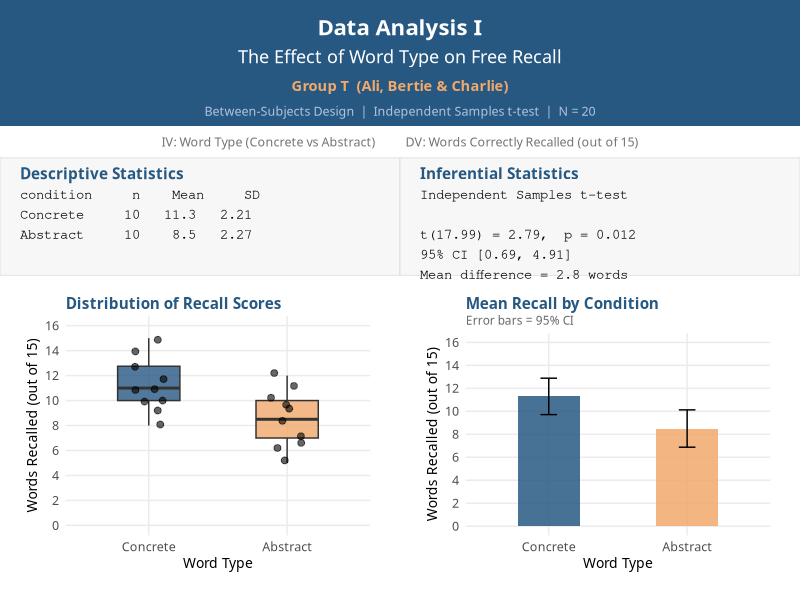
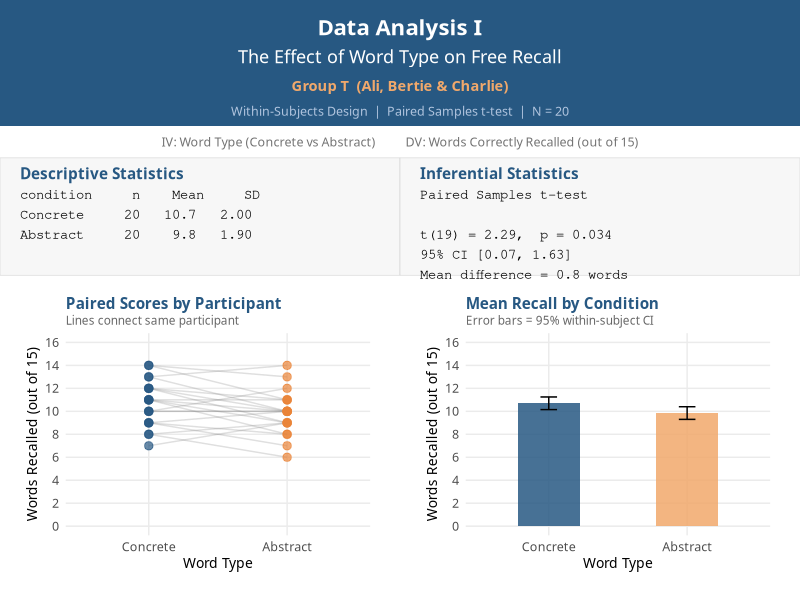

The R script that drew these images, in order:
## Generate mock "Data Analysis I" return pages
## One for between-subjects, one for within-subjects
## 95% CIs on bar charts; personalised group title

library(ggplot2)
library(patchwork)
library(dplyr)
library(tibble)
library(grid)
library(gridExtra)

# ── Brand colours ──
navy   <- "#275882"
orange <- "#EA8439"
light_navy <- "#4A7FAA"
light_orange <- "#F0A86B"

theme_analysis <- theme_minimal(base_size = 11, base_family = "Atkinson Hyperlegible") +
  theme(
    plot.title = element_text(face = "bold", colour = navy, size = 11,
                              margin = margin(2, 0, 2, 0)),
    plot.subtitle = element_text(colour = "grey40", size = 8.5,
                                  margin = margin(0, 0, 4, 0)),
    axis.title = element_text(size = 10),
    axis.text = element_text(size = 9),
    panel.grid.minor = element_blank(),
    plot.background = element_rect(fill = "white", colour = NA),
    plot.margin = margin(8, 10, 8, 8)
  )

p_fmt <- function(p) {
  if (p < .001) return("< .001")
  sprintf("= %.3f", p)
}

# Helper to build a stats text grob
make_stats_grob <- function(title, body) {
  title_grob <- textGrob(title, x = 0.05, y = 0.92, hjust = 0, vjust = 1,
                          gp = gpar(fontface = "bold", fontsize = 11,
                                    col = navy, fontfamily = "Atkinson Hyperlegible"))
  body_grob  <- textGrob(body, x = 0.05, y = 0.72, hjust = 0, vjust = 1,
                          gp = gpar(fontsize = 10, fontfamily = "Courier",
                                    lineheight = 1.2))
  bg <- rectGrob(gp = gpar(fill = "#F7F7F7", col = "#CCCCCC", lwd = 0.5))
  grobTree(bg, title_grob, body_grob)
}

# Helper to build the title banner grob — now with group name
make_banner_grob <- function(group_line, design_line) {
  bg <- rectGrob(gp = gpar(fill = navy, col = NA))
  t1 <- textGrob("Data Analysis I", x = 0.5, y = 0.78,
                  gp = gpar(col = "white", fontsize = 16, fontface = "bold",
                            fontfamily = "Atkinson Hyperlegible"))
  t2 <- textGrob("The Effect of Word Type on Free Recall", x = 0.5, y = 0.55,
                  gp = gpar(col = "white", fontsize = 13,
                            fontfamily = "Atkinson Hyperlegible"))
  t3 <- textGrob(group_line, x = 0.5, y = 0.32,
                  gp = gpar(col = "#F0A86B", fontsize = 10.5,
                            fontfamily = "Atkinson Hyperlegible", fontface = "bold"))
  t4 <- textGrob(design_line, x = 0.5, y = 0.12,
                  gp = gpar(col = "#B0C4DE", fontsize = 9,
                            fontfamily = "Atkinson Hyperlegible"))
  grobTree(bg, t1, t2, t3, t4)
}

# Variable label grob
make_var_grob <- function() {
  textGrob("IV: Word Type (Concrete vs Abstract)          DV: Words Correctly Recalled (out of 15)",
           gp = gpar(col = "grey45", fontsize = 9, fontfamily = "Atkinson Hyperlegible"))
}


# ============================================================
# BETWEEN-SUBJECTS VARIANT
# ============================================================

concrete_bs <- c(13, 9, 14, 10, 11, 8, 12, 11, 15, 10)
abstract_bs  <- c(10, 6, 12, 7, 9, 5, 11, 8, 7, 10)

data_bs <- tibble(
  participant = 1:20,
  condition = factor(rep(c("Concrete", "Abstract"), each = 10),
                     levels = c("Concrete", "Abstract")),
  words_recalled = c(concrete_bs, abstract_bs)
)

desc_bs <- data_bs %>%
  group_by(condition) %>%
  summarise(n = n(), Mean = mean(words_recalled),
            SD = sd(words_recalled),
            CI_lower = Mean - qt(0.975, n - 1) * SD / sqrt(n),
            CI_upper = Mean + qt(0.975, n - 1) * SD / sqrt(n),
            .groups = "drop")

t_bs <- t.test(words_recalled ~ condition, data = data_bs)
pooled_sd_bs <- sqrt((desc_bs$SD[1]^2 + desc_bs$SD[2]^2) / 2)
d_bs <- (desc_bs$Mean[1] - desc_bs$Mean[2]) / pooled_sd_bs

# Boxplot
p1_bs <- ggplot(data_bs, aes(x = condition, y = words_recalled, fill = condition)) +
  geom_boxplot(width = 0.45, alpha = 0.8, outlier.shape = NA) +
  geom_jitter(width = 0.12, alpha = 0.6, size = 2) +
  scale_fill_manual(values = c("Concrete" = navy, "Abstract" = light_orange)) +
  scale_y_continuous(limits = c(0, 16), breaks = seq(0, 16, 2)) +
  labs(title = "Distribution of Recall Scores",
       x = "Word Type", y = "Words Recalled (out of 15)") +
  theme_analysis + theme(legend.position = "none")

# Bar chart with 95% CI
p2_bs <- ggplot(desc_bs, aes(x = condition, y = Mean, fill = condition)) +
  geom_col(width = 0.45, alpha = 0.85) +
  geom_errorbar(aes(ymin = CI_lower, ymax = CI_upper), width = 0.12, linewidth = 0.5) +
  scale_fill_manual(values = c("Concrete" = navy, "Abstract" = light_orange)) +
  scale_y_continuous(limits = c(0, 16), breaks = seq(0, 16, 2)) +
  labs(title = "Mean Recall by Condition",
       subtitle = "Error bars = 95% CI",
       x = "Word Type", y = "Words Recalled (out of 15)") +
  theme_analysis + theme(legend.position = "none")

desc_text_bs <- paste0(
  "condition     n    Mean     SD\n",
  "Concrete     10   ", sprintf("%4.1f", desc_bs$Mean[1]), "   ", sprintf("%.2f", desc_bs$SD[1]), "\n",
  "Abstract     10   ", sprintf("%4.1f", desc_bs$Mean[2]), "   ", sprintf("%.2f", desc_bs$SD[2])
)

ttest_text_bs <- paste0(
  "Independent Samples t-test\n\n",
  "t(", sprintf("%.2f", t_bs$parameter), ") = ", sprintf("%.2f", t_bs$statistic),
  ",  p ", p_fmt(t_bs$p.value), "\n",
  "95% CI [", sprintf("%.2f", t_bs$conf.int[1]), ", ", sprintf("%.2f", t_bs$conf.int[2]), "]\n",
  "Mean difference = ", sprintf("%.1f", desc_bs$Mean[1] - desc_bs$Mean[2]), " words\n",
  "Cohen's d = ", sprintf("%.2f", abs(d_bs))
)

banner_bs <- make_banner_grob(
  "Group T  (Ali, Bertie & Charlie)",
  "Between-Subjects Design  |  Independent Samples t-test  |  N = 20"
)
var_bs    <- make_var_grob()
stats1_bs <- make_stats_grob("Descriptive Statistics", desc_text_bs)
stats2_bs <- make_stats_grob("Inferential Statistics", ttest_text_bs)

png("analysis-preview-between.png", width = 8, height = 10, units = "in", res = 200,
    bg = "white", family = "Atkinson Hyperlegible")

grid.newpage()
pushViewport(viewport(layout = grid.layout(
  nrow = 5, ncol = 2,
  heights = unit(c(1.4, 0.35, 1.3, 3.5, 0.1), "null"),
  widths  = unit(c(1, 1), "null")
)))

pushViewport(viewport(layout.pos.row = 1, layout.pos.col = 1:2,
                       x = 0.5, y = 0.5, width = 0.94, height = 0.88))
grid.draw(banner_bs)
popViewport()

pushViewport(viewport(layout.pos.row = 2, layout.pos.col = 1:2))
grid.draw(var_bs)
popViewport()

pushViewport(viewport(layout.pos.row = 3, layout.pos.col = 1,
                       x = 0.5, y = 0.5, width = 0.88, height = 0.85))
grid.draw(stats1_bs)
popViewport()

pushViewport(viewport(layout.pos.row = 3, layout.pos.col = 2,
                       x = 0.5, y = 0.5, width = 0.88, height = 0.85))
grid.draw(stats2_bs)
popViewport()

pushViewport(viewport(layout.pos.row = 4, layout.pos.col = 1,
                       x = 0.5, y = 0.5, width = 0.92, height = 0.95))
print(p1_bs, vp = current.viewport())
popViewport()

pushViewport(viewport(layout.pos.row = 4, layout.pos.col = 2,
                       x = 0.5, y = 0.5, width = 0.92, height = 0.95))
print(p2_bs, vp = current.viewport())
popViewport()

popViewport()
dev.off()

cat("Between-subjects:\n")
cat("  Concrete M =", desc_bs$Mean[1], " SD =", round(desc_bs$SD[1], 2), "\n")
cat("  Abstract M =", desc_bs$Mean[2], " SD =", round(desc_bs$SD[2], 2), "\n")
cat("  t =", round(t_bs$statistic, 2), " df =", round(t_bs$parameter, 2),
    " p =", round(t_bs$p.value, 3), " d =", round(abs(d_bs), 2), "\n\n")


# ============================================================
# WITHIN-SUBJECTS VARIANT
# ============================================================

# Manually crafted paired data — moderate effect (d ~ 0.5) with realistic noise
n_ws <- 20
concrete_ws <- c(12, 10, 8, 14, 11, 9, 13, 7, 11, 10, 12, 9, 14, 11, 8, 13, 10, 12, 9, 11)
abstract_ws <- c(10, 10, 9, 11, 10, 8, 10, 9,  9, 12, 11, 7, 13, 11, 6, 14, 10,  9, 10, 8)
# diffs:        2   0  -1  3   1  1   3  -2  2  -2   1  2   1   0  2  -1   0   3  -1  3

data_ws <- tibble(
  participant = rep(1:n_ws, 2),
  condition = factor(rep(c("Concrete", "Abstract"), each = n_ws),
                     levels = c("Concrete", "Abstract")),
  words_recalled = c(concrete_ws, abstract_ws)
)

desc_ws <- data_ws %>%
  group_by(condition) %>%
  summarise(n = n(), Mean = mean(words_recalled),
            SD = sd(words_recalled), .groups = "drop")

t_ws <- t.test(concrete_ws, abstract_ws, paired = TRUE)
diffs <- concrete_ws - abstract_ws
d_ws <- mean(diffs) / sd(diffs)

# Cousineau-Morey within-subject 95% CIs
participant_means <- (concrete_ws + abstract_ws) / 2
grand_mean <- mean(c(concrete_ws, abstract_ws))

# Adjust scores by removing between-subject variance
adj_concrete <- concrete_ws - participant_means + grand_mean
adj_abstract <- abstract_ws - participant_means + grand_mean

# Morey correction factor
morey_factor <- sqrt(2 / (2 - 1))  # sqrt(n_conditions / (n_conditions - 1))

ci_concrete <- mean(adj_concrete) + c(-1, 1) * qt(0.975, n_ws - 1) * sd(adj_concrete) / sqrt(n_ws) * morey_factor
ci_abstract <- mean(adj_abstract) + c(-1, 1) * qt(0.975, n_ws - 1) * sd(adj_abstract) / sqrt(n_ws) * morey_factor

desc_ws$CI_lower <- c(ci_concrete[1], ci_abstract[1])
desc_ws$CI_upper <- c(ci_concrete[2], ci_abstract[2])

# Paired line plot
data_paired <- tibble(
  participant = rep(1:n_ws, 2),
  condition = factor(rep(c("Concrete", "Abstract"), each = n_ws),
                     levels = c("Concrete", "Abstract")),
  recalled = c(concrete_ws, abstract_ws)
)

p1_ws <- ggplot(data_paired, aes(x = condition, y = recalled)) +
  geom_line(aes(group = participant), alpha = 0.25, colour = "grey50") +
  geom_point(aes(colour = condition), size = 2.5, alpha = 0.7) +
  scale_colour_manual(values = c("Concrete" = navy, "Abstract" = orange)) +
  scale_y_continuous(limits = c(0, 16), breaks = seq(0, 16, 2)) +
  labs(title = "Paired Scores by Participant",
       subtitle = "Lines connect same participant",
       x = "Word Type", y = "Words Recalled (out of 15)") +
  theme_analysis + theme(legend.position = "none")

# Bar chart with within-subject 95% CIs
p2_ws <- ggplot(desc_ws, aes(x = condition, y = Mean, fill = condition)) +
  geom_col(width = 0.45, alpha = 0.85) +
  geom_errorbar(aes(ymin = CI_lower, ymax = CI_upper), width = 0.12, linewidth = 0.5) +
  scale_fill_manual(values = c("Concrete" = navy, "Abstract" = light_orange)) +
  scale_y_continuous(limits = c(0, 16), breaks = seq(0, 16, 2)) +
  labs(title = "Mean Recall by Condition",
       subtitle = "Error bars = 95% within-subject CI",
       x = "Word Type", y = "Words Recalled (out of 15)") +
  theme_analysis + theme(legend.position = "none")

desc_text_ws <- paste0(
  "condition     n    Mean     SD\n",
  "Concrete     20   ", sprintf("%4.1f", desc_ws$Mean[1]), "   ", sprintf("%.2f", desc_ws$SD[1]), "\n",
  "Abstract     20   ", sprintf("%4.1f", desc_ws$Mean[2]), "   ", sprintf("%.2f", desc_ws$SD[2])
)

ttest_text_ws <- paste0(
  "Paired Samples t-test\n\n",
  "t(", t_ws$parameter, ") = ", sprintf("%.2f", t_ws$statistic),
  ",  p ", p_fmt(t_ws$p.value), "\n",
  "95% CI [", sprintf("%.2f", t_ws$conf.int[1]), ", ", sprintf("%.2f", t_ws$conf.int[2]), "]\n",
  "Mean difference = ", sprintf("%.1f", mean(diffs)), " words\n",
  "Cohen's d = ", sprintf("%.2f", abs(d_ws))
)

banner_ws <- make_banner_grob(
  "Group T  (Ali, Bertie & Charlie)",
  "Within-Subjects Design  |  Paired Samples t-test  |  N = 20"
)
var_ws    <- make_var_grob()
stats1_ws <- make_stats_grob("Descriptive Statistics", desc_text_ws)
stats2_ws <- make_stats_grob("Inferential Statistics", ttest_text_ws)

png("analysis-preview-within.png", width = 8, height = 10, units = "in", res = 200,
    bg = "white", family = "Atkinson Hyperlegible")

grid.newpage()
pushViewport(viewport(layout = grid.layout(
  nrow = 5, ncol = 2,
  heights = unit(c(1.4, 0.35, 1.3, 3.5, 0.1), "null"),
  widths  = unit(c(1, 1), "null")
)))

pushViewport(viewport(layout.pos.row = 1, layout.pos.col = 1:2,
                       x = 0.5, y = 0.5, width = 0.94, height = 0.88))
grid.draw(banner_ws)
popViewport()

pushViewport(viewport(layout.pos.row = 2, layout.pos.col = 1:2))
grid.draw(var_ws)
popViewport()

pushViewport(viewport(layout.pos.row = 3, layout.pos.col = 1,
                       x = 0.5, y = 0.5, width = 0.88, height = 0.85))
grid.draw(stats1_ws)
popViewport()

pushViewport(viewport(layout.pos.row = 3, layout.pos.col = 2,
                       x = 0.5, y = 0.5, width = 0.88, height = 0.85))
grid.draw(stats2_ws)
popViewport()

pushViewport(viewport(layout.pos.row = 4, layout.pos.col = 1,
                       x = 0.5, y = 0.5, width = 0.92, height = 0.95))
print(p1_ws, vp = current.viewport())
popViewport()

pushViewport(viewport(layout.pos.row = 4, layout.pos.col = 2,
                       x = 0.5, y = 0.5, width = 0.92, height = 0.95))
print(p2_ws, vp = current.viewport())
popViewport()

popViewport()
dev.off()

cat("Within-subjects:\n")
cat("  Concrete M =", desc_ws$Mean[1], " SD =", round(desc_ws$SD[1], 2), "\n")
cat("  Abstract M =", desc_ws$Mean[2], " SD =", round(desc_ws$SD[2], 2), "\n")
cat("  t =", round(t_ws$statistic, 2), " df =", t_ws$parameter,
    " p =", round(t_ws$p.value, 4), " d =", round(abs(d_ws), 2), "\n")
cat("  Within-subject CI concrete:", round(ci_concrete, 2), "\n")
cat("  Within-subject CI abstract:", round(ci_abstract, 2), "\n")

cat("\nDone — generated analysis-preview-between.png and analysis-preview-within.png\n")
